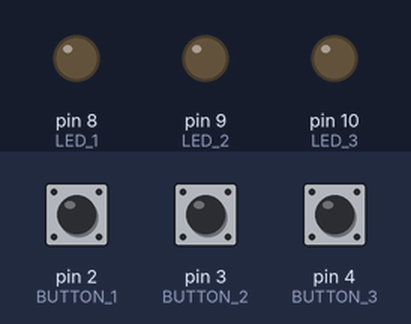
Recording of a sketch running on a simulated Arduino Uno, built with avr-gcc and run on an emulated ATmega328P. On the bench: output pins drawn as LEDs (lit = HIGH). Inputs (shaded band) come from the test bench; at power-on: pin 2 (BUTTON_1) HIGH, pin 3 (BUTTON_2) HIGH, pin 4 (BUTTON_3) HIGH.

Above: at 1.2 s.
1.3 s: pin 2 (BUTTON_1) pulled LOW for 0.15 s
At 2.0 s:
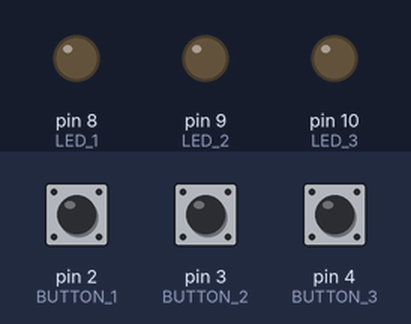
3.0 s: pin 3 (BUTTON_2) pulled LOW for 0.15 s
At 3.1 s:
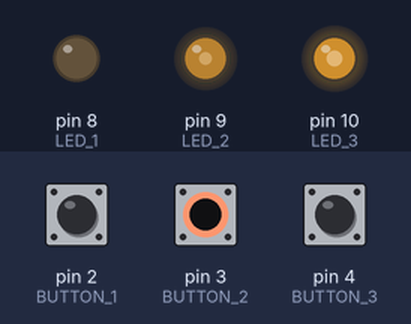
4.7 s: pin 4 (BUTTON_3) pulled LOW for 1 s
At 5.5 s:
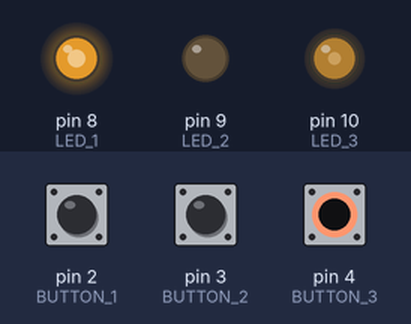
7.2 s: pin 4 (BUTTON_3) pulled LOW for 0.15 s
At 7.7 s:
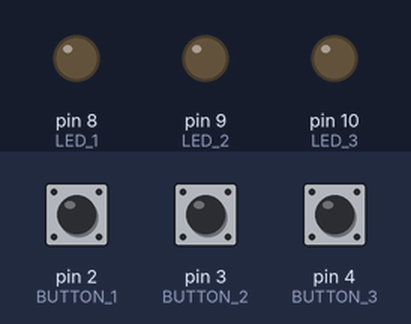
8.9 s: pin 3 (BUTTON_2) pulled LOW for 1 s
At 9.7 s:
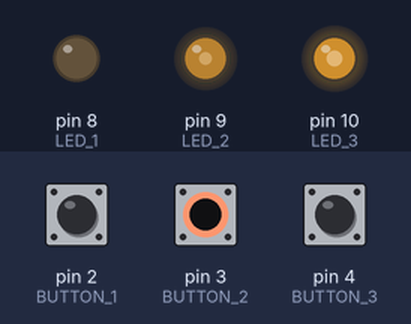
11.4 s: pin 3 (BUTTON_2) pulled LOW for 3.2 s
At 15.8 s:
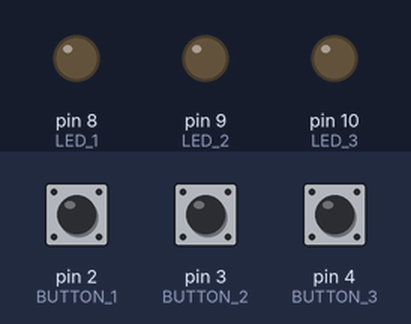
Timing chart, 0 to 17.1 s (numbered marks = the images above; inputs shaded):
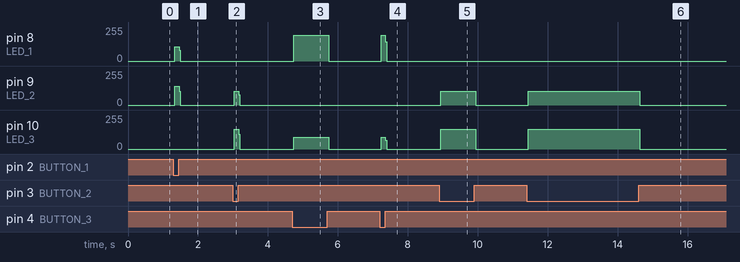

Measured:
- after the input at 1.3 s, pin 8 (LED_1): 0/255 → 106/255 at once, → 0/255 0.12 s later; pin 9 (LED_2): 0/255 → 141/255 at once, → 0/255 0.12 s later
- after the input at 3.0 s, pin 9 (LED_2): 0/255 → 102/255 at once, → 0/255 0.12 s later; pin 10 (LED_3): 0/255 → 147/255 at once, → 0/255 0.12 s later
- after the input at 4.7 s, pin 8 (LED_1): 0/255 → 193/255 at once, → 0/255 1.0 s later; pin 10 (LED_3): 0/255 → 88/255 at once, → 0/255 1.0 s later
- after the input at 7.2 s, pin 8 (LED_1): 0/255 → 193/255 at once, → 0/255 0.12 s later; pin 10 (LED_3): 0/255 → 88/255 at once, → 0/255 0.12 s later
- after the input at 8.9 s, pin 9 (LED_2): 0/255 → 102/255 at once, → 0/255 1.0 s later; pin 10 (LED_3): 0/255 → 147/255 at once, → 0/255 1.0 s later
- after the input at 11.4 s, pin 9 (LED_2): 0/255 → 102/255 at once, → 0/255 3.2 s later; pin 10 (LED_3): 0/255 → 147/255 at once, → 0/255 3.2 s later

The sketch:

2_in_one_button_with_led.ino
```cpp
int LED_1=8;
int LED_2=9;
int LED_3=10;
int BUTTON_1=2;
int BUTTON_2=3;
int BUTTON_3=4;
void setup() {
  pinMode(LED_1, OUTPUT);
  pinMode(BUTTON_1, INPUT_PULLUP);
  pinMode(LED_2, OUTPUT);
  pinMode(BUTTON_2, INPUT_PULLUP);
  pinMode(LED_3, OUTPUT);
  pinMode(BUTTON_3, INPUT_PULLUP);
}
void loop() {
  if (digitalRead(BUTTON_1)== LOW){
  digitalWrite(LED_1, HIGH);
  digitalWrite(LED_2, HIGH);
  } else{
  digitalWrite(LED_3, LOW);
  }
  if (digitalRead(BUTTON_2)== LOW){
  digitalWrite(LED_2, HIGH);
  digitalWrite(LED_3, HIGH);
  } else{
  digitalWrite(LED_1, LOW);
  }
  if (digitalRead(BUTTON_3)== LOW){
  digitalWrite(LED_1, HIGH);
  digitalWrite(LED_3, HIGH);
  } else{
  digitalWrite(LED_2, LOW);
  }
}
```
